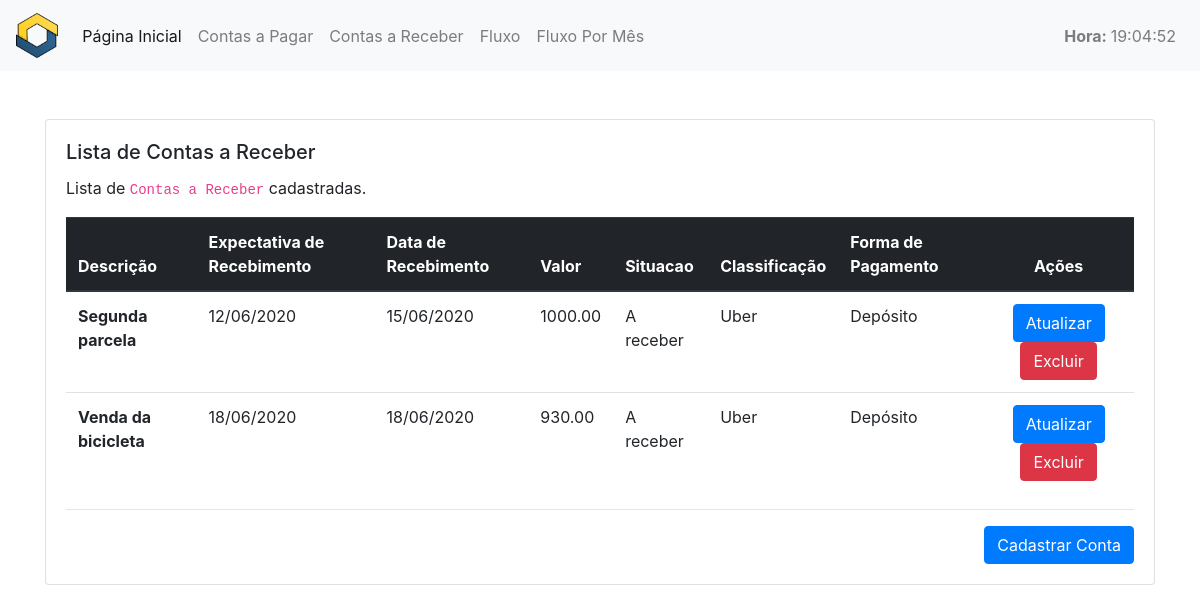
Before: /contasreceber/ with the older database file.
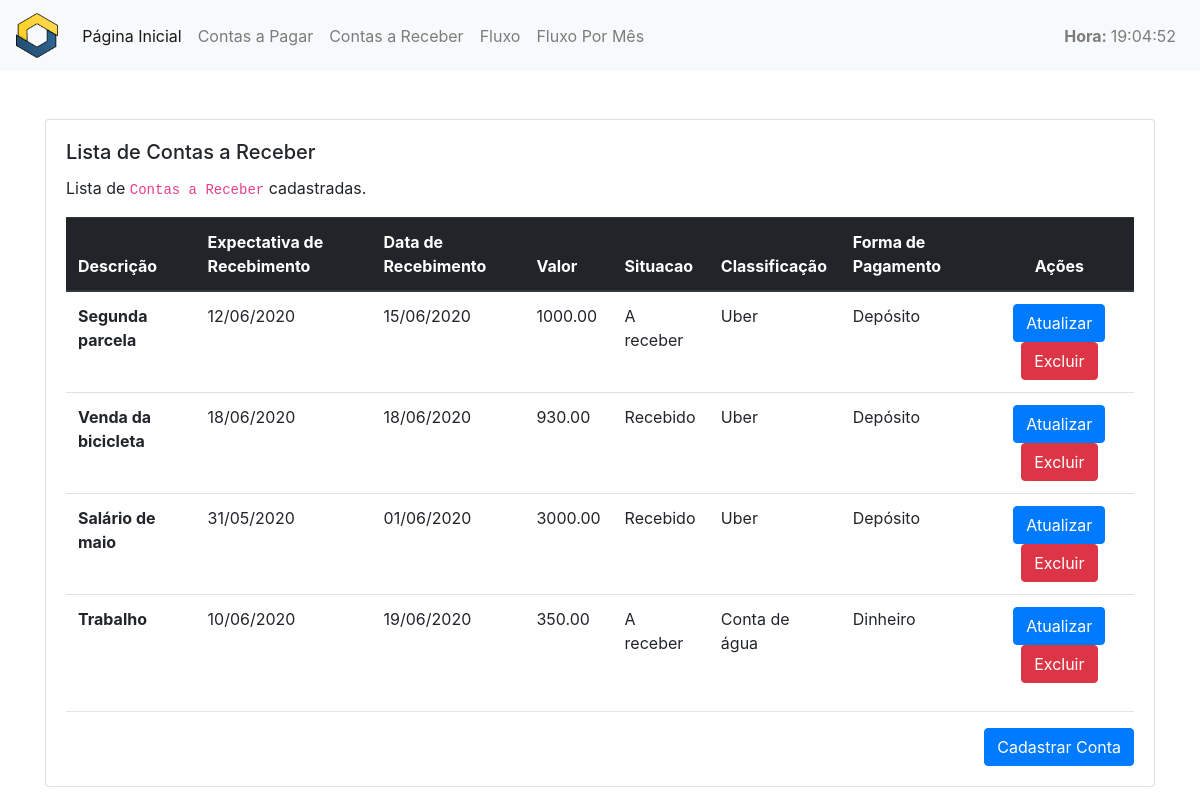
After: the same page with the newer database file.
### controlefinanceiro/models.py (models this page shows)
class ContasReceber(models.Model):
    RECEBIDO = 'Recebido'
    RECEBER = 'A receber'
    situacao_receber_choices = [
        (RECEBIDO, 'Recebido'),
        (RECEBER, 'A receber'),
    ]
    data_expectativa = models.DateTimeField()
    data_recebimento = models.DateTimeField()
    valor = models.DecimalField(
        max_digits=8,
        decimal_places=2,
        null=False,
        blank=False
    )
    descricao = models.CharField(
        max_length=255,
        null=False,
        blank=False,
    )
    situacao = models.CharField(
        max_length=10,
        choices=situacao_receber_choices,
        default=RECEBIDO,
    )
    classificacoes = models.ForeignKey(
        ClassificacaoPagar, on_delete=models.CASCADE,
        default=7
    )
    formaspagamento = models.ForeignKey(
        FormaPagamento, on_delete=models.CASCADE,
        default=1
    )
    objetos = models.Manager()

class ClassificacaoPagar(models.Model):
    descricao = models.CharField(
        max_length=100,
        null=False,
        blank=False,
    )
    PAGAR = 'pagar'
    RECEBER = 'receber'
    tipo_choices = [
        (PAGAR, 'pagar'),
        (RECEBER, 'receber')
    ]
    tipo = models.CharField(
        max_length=10,
        choices=tipo_choices,
        default=PAGAR,
    )
    objetos = models.Manager()

class FormaPagamento(models.Model):
    descricao = models.CharField(
        max_length=100,
        null=False,
        blank=False,
    )
    objetos = models.Manager()

### website/views.py (the view)
# urls.py: path('contasreceber/', ContasReceberListView.as_view(), name="lista_contas_receber"),
class ContasReceberListView(ListView):
    template_name = "website/contasreceber/listacontasreceber.html"
    model = ContasReceber
    context_object_name = "contasreceber"

### website/templatetags/tempoatual.py (called while the page is built)
@register.simple_tag
def tempoatual():
    return datetime.datetime.now().strftime('%H:%M:%S')

### website/templates/website/contasreceber/listacontasreceber.html (shortened to what this page needs)
{% extends "website/_layouts/base.html" %}
{% block conteudo %}
<div class="container mt-5">
  <div class="row">
    <div class="col-lg-12 col-md-12 col-sm-12 col-xs-12">
      <div class="card">
        <div class="card-body">
          <h5 class="card-title">Lista de Contas a Receber</h5>
          {% if contasreceber|length > 0 %}
            <p class="card-text">
              Lista de <code>Contas a Receber</code> cadastradas.
            </p>
            <table class="table">
              <thead class="thead-dark">
              <tr>
                <th scope="col">Descrição</th>
                <th scope="col">Expectativa de Recebimento</th>
                <th scope="col">Data de Recebimento</th>
                <th scope="col">Valor</th>
                <th scope="col">Situacao</th>
                <th scope="col">Classificação</th>
                <th scope="col">Forma de Pagamento</th>
                <th scope="col" class="text-center">Ações</th>
              </tr>
              </thead>
              <tbody>
              {% for conta in contasreceber %}
                <tr>
                  <th scope="row">{{ conta.descricao }}</th>
                  <td>{{ conta.data_expectativa|date:'d/m/Y' }}</td>
                  <td>{{ conta.data_recebimento|date:'d/m/Y' }}</td>
                  <td>{{ conta.valor }}</td>
                  <td>{{ conta.situacao }}</td>
                  <td>{{ conta.classificacoes.descricao }}</td>
                  <td>{{ conta.formaspagamento.descricao }}</td>
                  <td class="text-center">
                    <a href="{% url 'website:atualiza_contas_receber' pk=conta.id %}"
                       class="btn btn-primary">
                      Atualizar
                    </a>
                    <a href="{% url 'website:exclui_contas_receber' pk=conta.id %}"
                      class="btn btn-danger">
                        Excluir
                    </a>
                  </td>
                </tr>
              {% endfor %}
              </tbody>
            </table>
        {% else %}
          <div class="text-center mt-5 mb-5 jumbotron">
            <h5>Nenhuma <code>conta</code> cadastrada ainda.</h5>
          </div>
        {% endif %}
          <hr />
          <div class="text-right">
            <a href="{% url 'website:cria_contas_receber' %}" class="btn btn-primary">
              Cadastrar Conta
            </a>
          </div>
        </div>
      </div>
    </div>
  </div>
</div>
{% endblock %}

### website/templates/website/_layouts/base.html (shortened to what this page needs)
<!DOCTYPE html>
<html>
    {% load static tempoatual %}
    {% load bootstrap4 %}
    {% bootstrap_css %}
    <head>
        <link rel="stylesheet" type="text/css" href="{% static 'website/css/bootstrap.min.css' %}">
    </head>
    <body>
        <nav class="navbar navbar-expand-lg navbar-light bg-light">
            <a class="navbar-brand" href="{% url 'website:index' %}">
              <img src="{% static 'website/img/favicon.png' %}" height="45px">
            </a>
            <div class="collapse navbar-collapse" id="navbarSupportedContent">
                <ul class="navbar-nav mr-auto">
                    <li class="nav-item active">
                        <a class="nav-link" href="{% url 'website:index' %}">Página Inicial</a>
                    </li>
                    <li class="nav-item">
                        <a class="nav-link" href="{% url 'website:lista_contas_pagar' %}">Contas a Pagar</a>
                    </li>
                    <li class="nav-item">
                        <a class="nav-link" href="{% url 'website:lista_contas_receber' %}">Contas a Receber</a>
                    </li>
                    <li class="nav-item">
                        <a class="nav-link" href="{% url 'website:fluxo' %}">Fluxo</a>
                    </li>
                    <li class="nav-item">
                        <a class="nav-link" href="{% url 'website:fluxo' %}">Fluxo Por Mês</a>
                    </li>
                </ul>
                <ul class="navbar-nav float-right">
                    <li class="nav-item">
                        <a class="nav-link" href="#"><b>Hora: </b>{% tempoatual %}</a>
                    </li>
                </ul>
            </div>
        </nav>
        {% block conteudo %}{% endblock %}
    </body>
</html>

Changed rows visible on the page:
changed ContasReceber "Venda da bicicleta": situacao "A receber" → "Recebido"
added ContasReceber: descricao "Salário de maio", data_expectativa "31/05/2020", data_recebimento "01/06/2020", valor "3000.00", situacao "Recebido", classificacoes.descricao "Uber", formaspagamento.descricao "Depósito"
added ContasReceber: descricao "Trabalho", data_expectativa "10/06/2020", data_recebimento "19/06/2020", valor "350.00", situacao "A receber", classificacoes.descricao "Conta de água", formaspagamento.descricao "Dinheiro"
